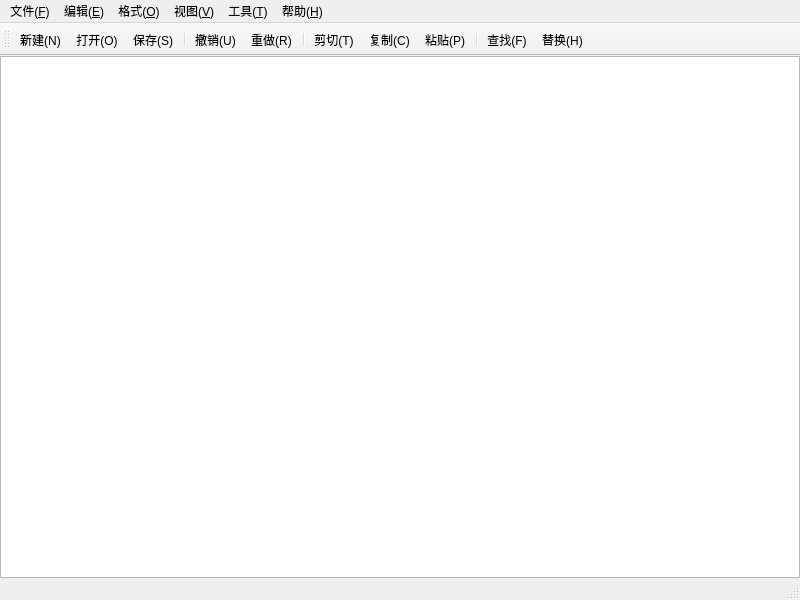
<?xml version="1.0" encoding="UTF-8"?>
<ui version="4.0">
 <class>MainWindow</class>
 <widget class="QMainWindow" name="MainWindow">
  <property name="geometry">
   <rect>
    <x>0</x>
    <y>0</y>
    <width>800</width>
    <height>600</height>
   </rect>
  </property>
  <property name="windowTitle">
   <string>未命名 - MyNotepad</string>
  </property>
  <widget class="QWidget" name="centralwidget">
   <layout class="QVBoxLayout" name="verticalLayout">
    <property name="leftMargin">
     <number>0</number>
    </property>
    <property name="topMargin">
     <number>0</number>
    </property>
    <property name="rightMargin">
     <number>0</number>
    </property>
    <property name="bottomMargin">
     <number>0</number>
    </property>
    <item>
     <widget class="CodeEditor" name="textEdit">
      <property name="font">
       <font>
        <family>Microsoft YaHei UI</family>
        <pointsize>11</pointsize>
       </font>
      </property>
      <property name="lineWrapMode">
       <enum>QPlainTextEdit::NoWrap</enum>
      </property>
     </widget>
    </item>
   </layout>
  </widget>
  <widget class="QMenuBar" name="menubar">
   <property name="geometry">
    <rect>
     <x>0</x>
     <y>0</y>
     <width>800</width>
     <height>23</height>
    </rect>
   </property>
   <widget class="QMenu" name="menuFile">
    <property name="title">
     <string>文件(&amp;F)</string>
    </property>
    <addaction name="actionNew"/>
    <addaction name="actionOpen"/>
    <addaction name="actionSave"/>
    <addaction name="actionSaveAs"/>
    <addaction name="separator"/>
    <addaction name="actionExit"/>
   </widget>
   <widget class="QMenu" name="menuEdit">
    <property name="title">
     <string>编辑(&amp;E)</string>
    </property>
    <addaction name="actionUndo"/>
    <addaction name="actionRedo"/>
    <addaction name="separator"/>
    <addaction name="actionCut"/>
    <addaction name="actionCopy"/>
    <addaction name="actionPaste"/>
    <addaction name="separator"/>
    <addaction name="actionSelectAll"/>
   </widget>
   <widget class="QMenu" name="menuFormat">
    <property name="title">
     <string>格式(&amp;O)</string>
    </property>
    <addaction name="actionFont"/>
    <addaction name="actionFontColor"/>
    <addaction name="actionBackgroundColor"/>
    <addaction name="separator"/>
    <addaction name="actionLineWrap"/>
   </widget>
   <widget class="QMenu" name="menuView">
    <property name="title">
     <string>视图(&amp;V)</string>
    </property>
    <addaction name="actionShowToolbar"/>
    <addaction name="actionShowStatusbar"/>
    <addaction name="actionShowLineNumbers"/>
   </widget>
   <widget class="QMenu" name="menuTools">
    <property name="title">
     <string>工具(&amp;T)</string>
    </property>
    <addaction name="actionSearch"/>
    <addaction name="actionReplace"/>
    <addaction name="separator"/>
    <addaction name="actionAutoSave"/>
   </widget>
   <widget class="QMenu" name="menuHelp">
    <property name="title">
     <string>帮助(&amp;H)</string>
    </property>
    <addaction name="actionAbout"/>
    <addaction name="actionAboutQt"/>
   </widget>
   <addaction name="menuFile"/>
   <addaction name="menuEdit"/>
   <addaction name="menuFormat"/>
   <addaction name="menuView"/>
   <addaction name="menuTools"/>
   <addaction name="menuHelp"/>
  </widget>
  <widget class="QToolBar" name="toolBar">
   <property name="windowTitle">
    <string>工具栏</string>
   </property>
   <property name="toolButtonStyle">
    <enum>Qt::ToolButtonTextUnderIcon</enum>
   </property>
   <property name="floatable">
    <bool>false</bool>
   </property>
   <attribute name="toolBarArea">
    <enum>TopToolBarArea</enum>
   </attribute>
   <attribute name="toolBarBreak">
    <bool>false</bool>
   </attribute>
   <addaction name="actionNew"/>
   <addaction name="actionOpen"/>
   <addaction name="actionSave"/>
   <addaction name="separator"/>
   <addaction name="actionUndo"/>
   <addaction name="actionRedo"/>
   <addaction name="separator"/>
   <addaction name="actionCut"/>
   <addaction name="actionCopy"/>
   <addaction name="actionPaste"/>
   <addaction name="separator"/>
   <addaction name="actionSearch"/>
   <addaction name="actionReplace"/>
  </widget>
  <widget class="QStatusBar" name="statusbar"/>
  <action name="actionNew">
   <property name="text">
    <string>新建(&amp;N)</string>
   </property>
   <property name="shortcut">
    <string>Ctrl+N</string>
   </property>
  </action>
  <action name="actionOpen">
   <property name="text">
    <string>打开(&amp;O)...</string>
   </property>
   <property name="shortcut">
    <string>Ctrl+O</string>
   </property>
  </action>
  <action name="actionSave">
   <property name="text">
    <string>保存(&amp;S)</string>
   </property>
   <property name="shortcut">
    <string>Ctrl+S</string>
   </property>
  </action>
  <action name="actionSaveAs">
   <property name="text">
    <string>另存为(&amp;A)...</string>
   </property>
   <property name="shortcut">
    <string>Ctrl+Shift+S</string>
   </property>
  </action>
  <action name="actionExit">
   <property name="text">
    <string>退出(&amp;X)</string>
   </property>
  </action>
  <action name="actionUndo">
   <property name="text">
    <string>撤销(&amp;U)</string>
   </property>
   <property name="shortcut">
    <string>Ctrl+Z</string>
   </property>
  </action>
  <action name="actionRedo">
   <property name="text">
    <string>重做(&amp;R)</string>
   </property>
   <property name="shortcut">
    <string>Ctrl+Y</string>
   </property>
  </action>
  <action name="actionCut">
   <property name="text">
    <string>剪切(&amp;T)</string>
   </property>
   <property name="shortcut">
    <string>Ctrl+X</string>
   </property>
  </action>
  <action name="actionCopy">
   <property name="text">
    <string>复制(&amp;C)</string>
   </property>
   <property name="shortcut">
    <string>Ctrl+C</string>
   </property>
  </action>
  <action name="actionPaste">
   <property name="text">
    <string>粘贴(&amp;P)</string>
   </property>
   <property name="shortcut">
    <string>Ctrl+V</string>
   </property>
  </action>
  <action name="actionSelectAll">
   <property name="text">
    <string>全选(&amp;A)</string>
   </property>
   <property name="shortcut">
    <string>Ctrl+A</string>
   </property>
  </action>
  <action name="actionFont">
   <property name="text">
    <string>字体(&amp;F)...</string>
   </property>
  </action>
  <action name="actionFontColor">
   <property name="text">
    <string>字体颜色(&amp;C)...</string>
   </property>
  </action>
  <action name="actionBackgroundColor">
   <property name="text">
    <string>背景色(&amp;B)...</string>
   </property>
  </action>
  <action name="actionLineWrap">
   <property name="checkable">
    <bool>true</bool>
   </property>
   <property name="text">
    <string>自动换行(&amp;W)</string>
   </property>
  </action>
  <action name="actionShowToolbar">
   <property name="checkable">
    <bool>true</bool>
   </property>
   <property name="checked">
    <bool>true</bool>
   </property>
   <property name="text">
    <string>显示工具栏</string>
   </property>
  </action>
  <action name="actionShowStatusbar">
   <property name="checkable">
    <bool>true</bool>
   </property>
   <property name="checked">
    <bool>true</bool>
   </property>
   <property name="text">
    <string>显示状态栏</string>
   </property>
  </action>
  <action name="actionShowLineNumbers">
   <property name="checkable">
    <bool>true</bool>
   </property>
   <property name="checked">
    <bool>true</bool>
   </property>
   <property name="text">
    <string>显示行号</string>
   </property>
  </action>
  <action name="actionSearch">
   <property name="text">
    <string>查找(&amp;F)...</string>
   </property>
   <property name="shortcut">
    <string>Ctrl+F</string>
   </property>
  </action>
  <action name="actionReplace">
   <property name="text">
    <string>替换(&amp;H)...</string>
   </property>
   <property name="shortcut">
    <string>Ctrl+H</string>
   </property>
  </action>
  <action name="actionAutoSave">
   <property name="checkable">
    <bool>true</bool>
   </property>
   <property name="text">
    <string>自动保存(30秒)</string>
   </property>
  </action>
  <action name="actionAbout">
   <property name="text">
    <string>关于 MyNotepad</string>
   </property>
  </action>
  <action name="actionAboutQt">
   <property name="text">
    <string>关于 Qt</string>
   </property>
  </action>
 </widget>
 <customwidgets>
  <customwidget>
   <class>CodeEditor</class>
   <extends>QPlainTextEdit</extends>
   <header>codeeditor.h</header>
  </customwidget>
 </customwidgets>
 <resources/>
 <connections/>
</ui>
